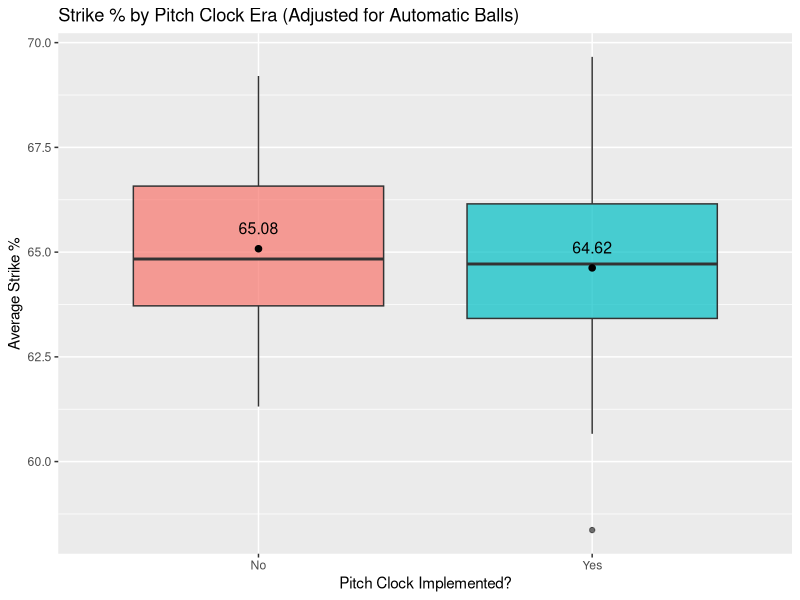
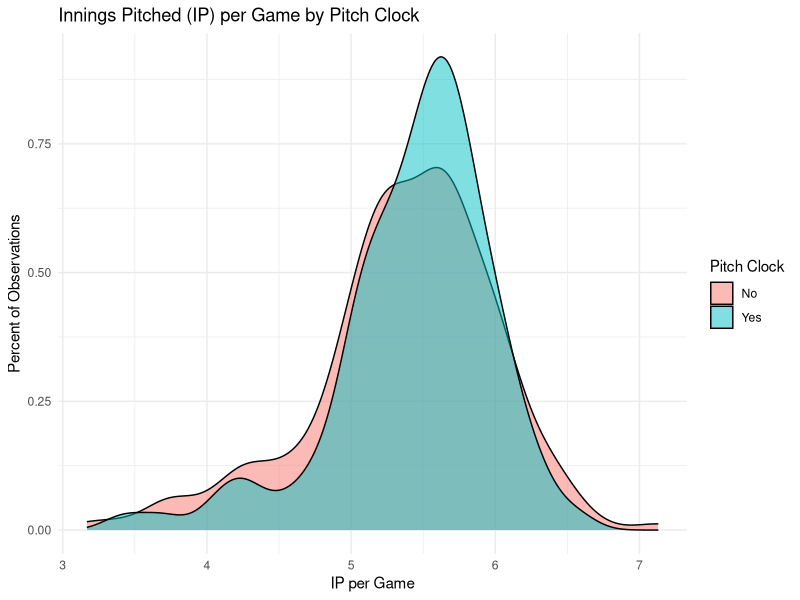
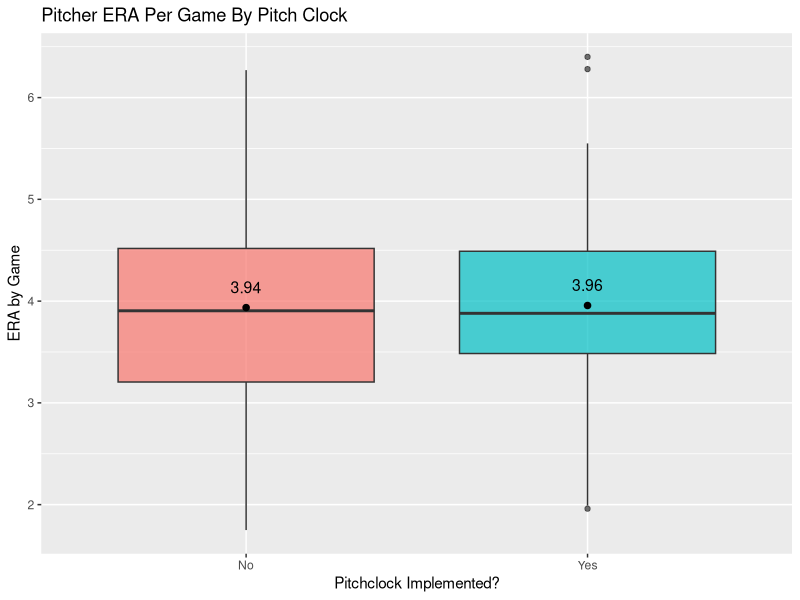

Source code (R) for these figures, in order:
## ---- chunk 1
library(tidyverse)
library(broom)
## ---- chunk 2
baseball <- read.csv("../data/pitching_data_2021-2024.csv")
baseball <- baseball %>%
  mutate(pitch_clock = ifelse(year >= 2023, "Yes", "No"))

# Step 1: Keep pitchers with all 4 years of data
baseball_1plot <- baseball %>%
  group_by(player_id) %>%
  filter(all(c(2022, 2023) %in% year)) %>%
  ungroup()

# Step 2: Calculate adjusted pitches and strike rate row by row
baseball_1plot <- baseball_1plot %>%
  mutate(
    adjusted_total_pitches = p_total_pitches - ifelse(is.na(p_automatic_ball), 0, p_automatic_ball),
    strike_percent = (p_total_strike / adjusted_total_pitches) * 100
  ) %>%
  filter(!is.na(pitch_clock), adjusted_total_pitches > 0)

baseball <- baseball %>%
  mutate(
    adjusted_total_pitches = p_total_pitches - ifelse(is.na(p_automatic_ball), 0, p_automatic_ball),
    strike_percent = (p_total_strike / adjusted_total_pitches) * 100
  ) %>%
  filter(!is.na(pitch_clock), adjusted_total_pitches > 0)

# Step 3: Collapse to one row per pitcher per pitch_clock (pre/post)
baseball_1plot <- baseball_1plot %>%
  group_by(player_id, pitch_clock) %>%
  summarise(
    avg_strike_percent = mean(strike_percent, na.rm = TRUE),
    total_pitches = sum(adjusted_total_pitches, na.rm = TRUE),
    .groups = "drop"
  )

baseball_3plot <- baseball %>%
  group_by(player_id, pitch_clock) %>%
  summarise(
    p_era = mean(p_era, na.rm = TRUE),
    total_pitches = sum(adjusted_total_pitches, na.rm = TRUE),
    .groups = "drop"
  )

## ---- chunk 3


## ---- chunk 4
plot1_boxplot <- ggplot(baseball_1plot, aes(x = pitch_clock, y = avg_strike_percent, fill = pitch_clock)) +
  geom_boxplot(alpha = 0.7) +
  stat_summary(fun = mean, geom = "point", shape = 20, size = 3, color = "black") +  # black dot for mean
  stat_summary(
    fun = mean,
    geom = "text",
    aes(label = round(..y.., 2)),
    vjust = -1.2,
    color = "black",
    size = 4
  ) +  # mean label
  labs(
    title = "Strike % by Pitch Clock Era (Adjusted for Automatic Balls)",
    x = "Pitch Clock Implemented?",
    y = "Average Strike %"
  ) +
  theme(legend.position = "none")

ggsave("strike_percent_by_pitch_clock.png", plot = plot1_boxplot, width = 8, height = 6)



## ---- chunk 5
baseball$ip_game <- baseball$p_formatted_ip/baseball$p_game
densityplot <- ggplot(baseball, aes(x = ip_game, fill = factor(pitch_clock))) +
  geom_density(alpha = 0.5) +
  labs(
    title = "Innings Pitched (IP) per Game by Pitch Clock",
    x = "IP per Game",
    y = "Percent of Observations",
    fill = "Pitch Clock"
  ) +
  theme_minimal()

ggsave("Innings_Pitcher_per_game.png", plot = densityplot, width = 8, height = 6)

## ---- chunk 6
ERAbox_plot <-
  ggplot(baseball_3plot, aes(x = pitch_clock, y = p_era, fill = pitch_clock)) +
  geom_boxplot(alpha = 0.7) +
  stat_summary(fun = mean, geom = "point", shape = 20, size = 3, color = "black") +  # black dot for mean
  stat_summary(
    fun = mean, 
    geom = "text", 
    aes(label = round(..y.., 2)), 
    vjust = -1.2, 
    color = "black", 
    size = 4
  ) +  # text label of mean
  labs(
    title = "Pitcher ERA Per Game By Pitch Clock", 
    x = "Pitchclock Implemented?",
    y = "ERA by Game"
  ) +
  theme(legend.position = "none")
ggsave("ERA_by_Pitchclock.png", plot = ERAbox_plot, width = 8, height = 6)
## ---- chunk 7
